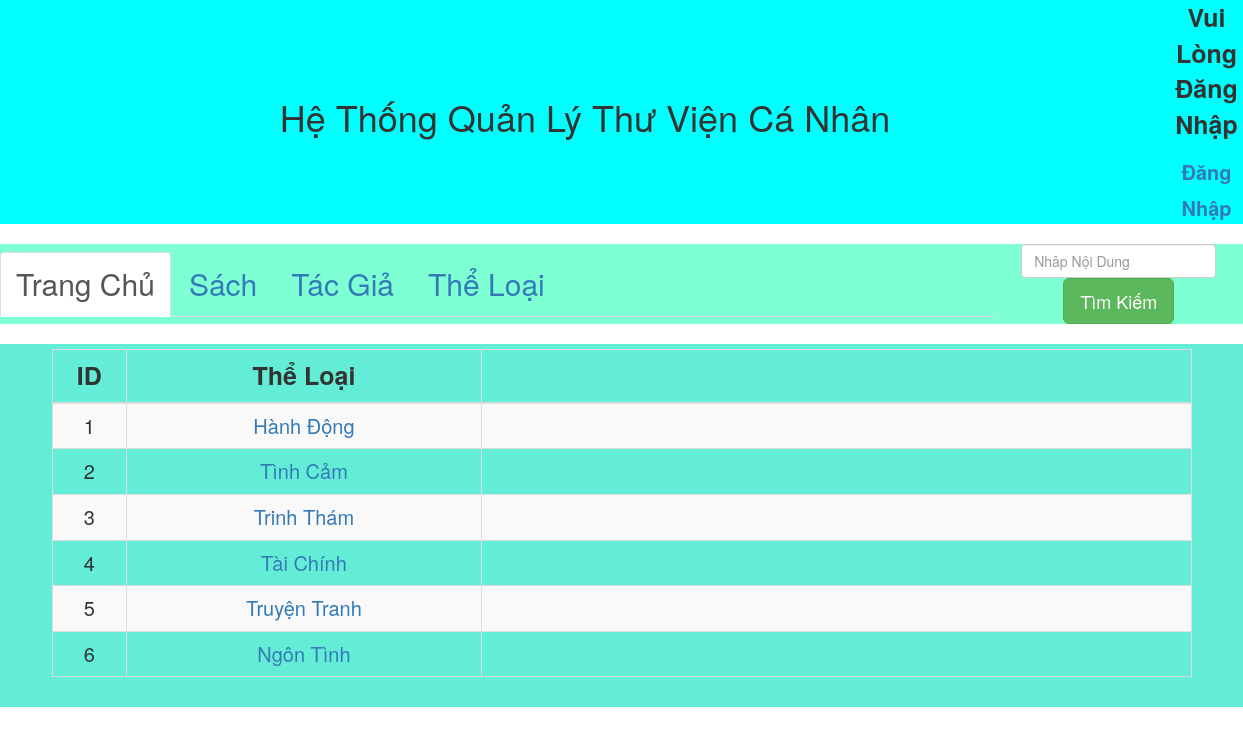
Page /category/ on the earlier database version.
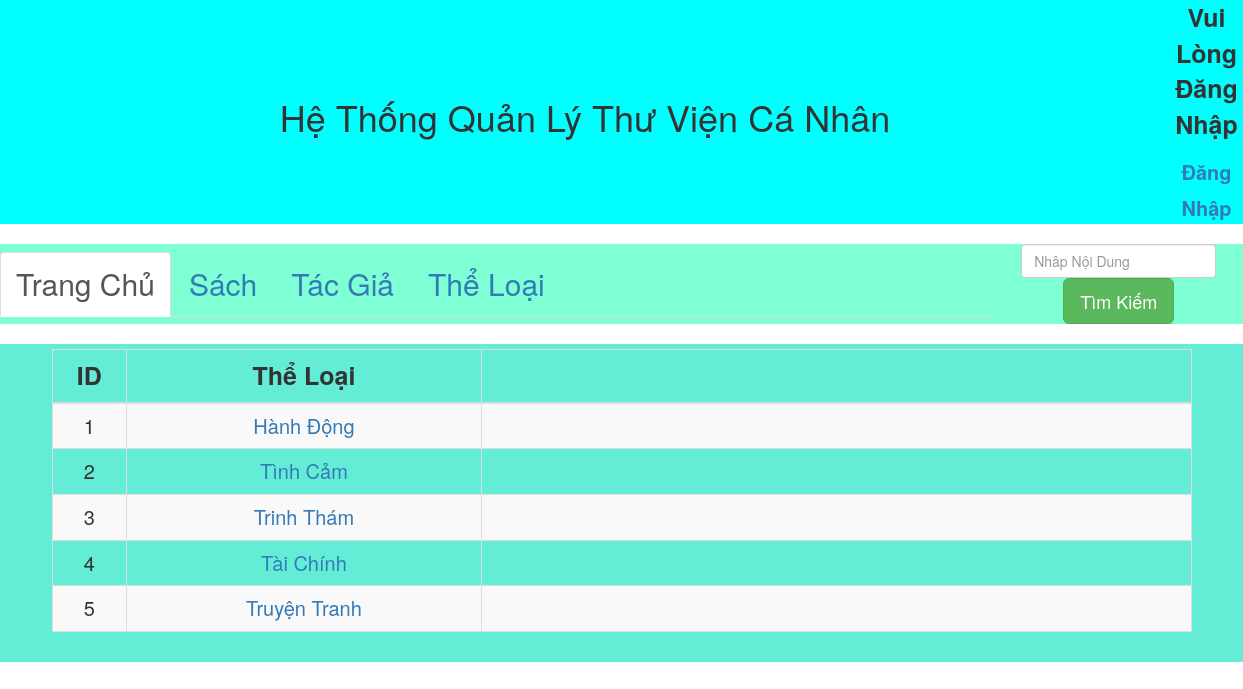
Same page on the later database version.
### catalog/models.py (models this page shows)
class Category(models.Model):
    id = models.AutoField(primary_key=True)
    name = models.CharField(max_length=32)

### catalog/views.py (the view)
# urls.py: path('category/', views.category),
def category(request):
    category_list = models.Category.objects.all()
    return render(request, "category/category.html", {"category_list": category_list})

### templates/category/category.html (shortened to what this page needs)
{% extends "base.html" %}
{% block content %}
<div class="container" style="padding-bottom: 5px;">
</div>
<div class="container">
    <table class="table table-striped table-hover table-bordered">
        <thead>
            <tr>
                <th Style="width:20px;">ID</th>
                <th Style="width:200px;">Thể Loại</th>
                <th Style="width:400px;" class="last">
                </th>
            </tr>
        </thead>
        <tbody>
            {% for category in category_list %}
            <tr>
                <td>{{ forloop.counter }}</td>
                <td>
                    <a href="/category_book/{{ category.pk }}">{{ category.name }}</a>
                </td>
                <td>
                </td>
            </tr>
            {% endfor %}
        </tbody>
    </table>
</div>
{% endblock %}

Differences in the rows shown:
removed Category: name "Ngôn Tình"
